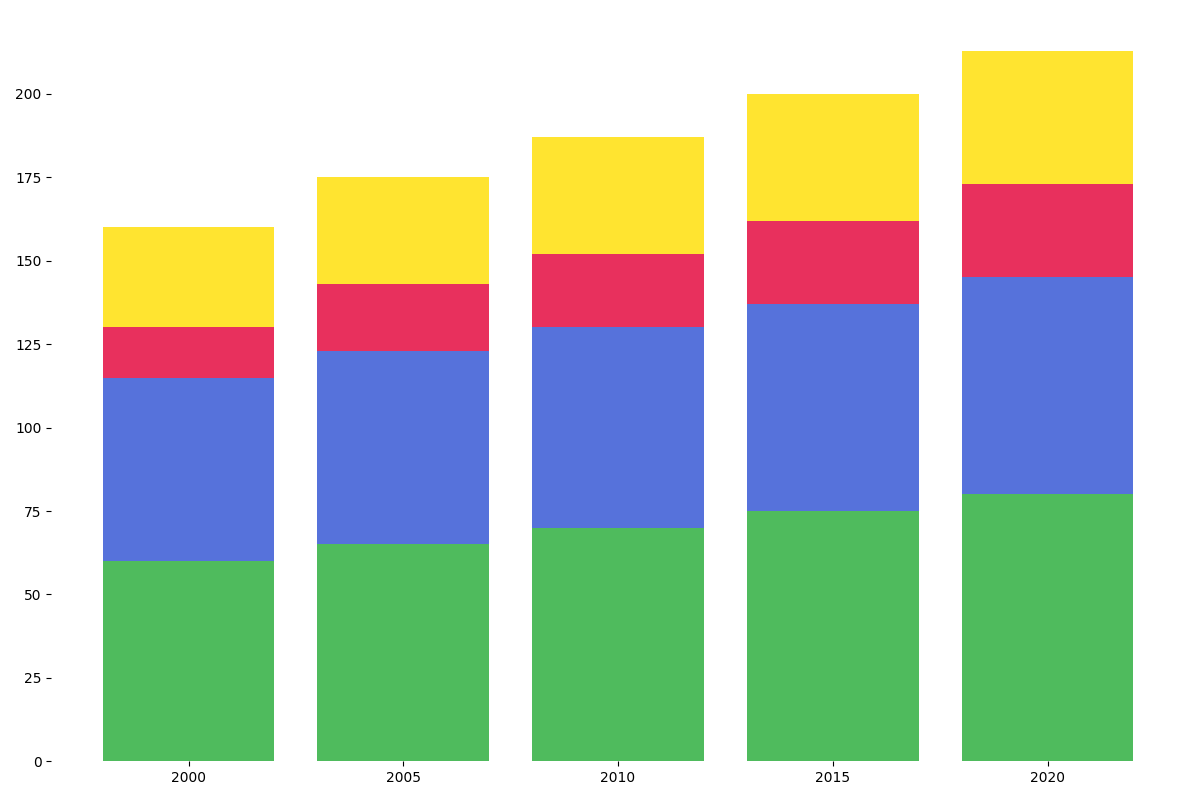

Python code for this plot:
import numpy as np
import matplotlib.pyplot as plt

# Years for the x-axis
years = np.array(['2000', '2005', '2010', '2015', '2020'])

# Number of households owning each pet type (data in millions)
dogs = np.array([60, 65, 70, 75, 80])
cats = np.array([55, 58, 60, 62, 65])
birds = np.array([15, 20, 22, 25, 28])
fish = np.array([30, 32, 35, 38, 40])

# Colors for each pet type
colors = ['#3cb44b', '#4363d8', '#e6194b', '#ffe119']

fig, ax = plt.subplots(figsize=(12, 8))
ax.bar(years, dogs, color=colors[0], alpha=0.9)
ax.bar(years, cats, bottom=dogs, color=colors[1], alpha=0.9)
ax.bar(years, birds, bottom=dogs + cats, color=colors[2], alpha=0.9)
ax.bar(years, fish, bottom=dogs + cats + birds, color=colors[3], alpha=0.9)

# Remove the borders by setting them to invisible
ax.spines['top'].set_visible(False)
ax.spines['right'].set_visible(False)
ax.spines['left'].set_visible(False)
ax.spines['bottom'].set_visible(False)

# Automatically adjust the layout to fit everything nicely
plt.tight_layout()

plt.show()
